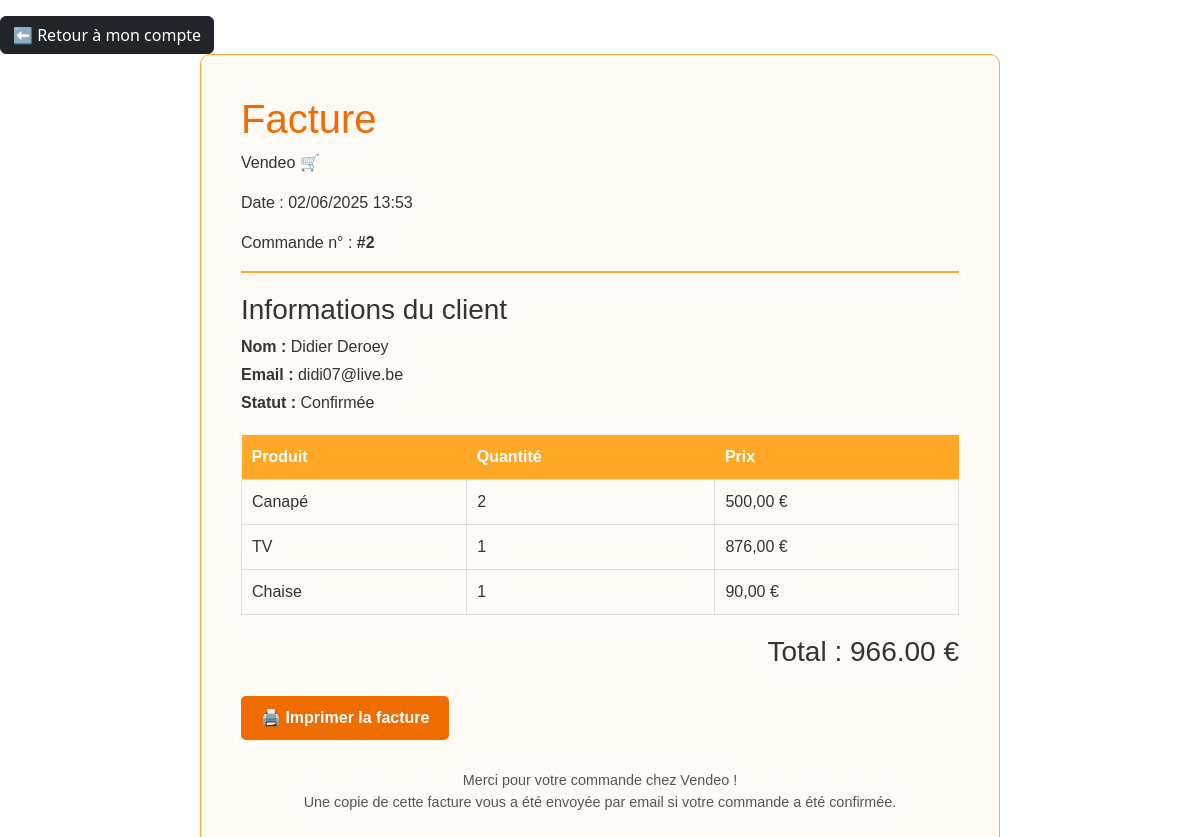
The page /connect/buyer/facture.php?order_id=2 (signed in) on the database its author committed.
### tables this page shows
CREATE TABLE IF NOT EXISTS `tbl_order` (
  `id_order` int NOT NULL AUTO_INCREMENT,
  `acheteur_id` varchar(40) NOT NULL,
  `total_order` int NOT NULL,
  `createdate_order` datetime NOT NULL,
  `statut_order` varchar(20) NOT NULL,
  PRIMARY KEY (`id_order`)
);

CREATE TABLE IF NOT EXISTS `tbl_users` (
  `id_user` int NOT NULL AUTO_INCREMENT,
  `nom_user` varchar(40) NOT NULL,
  `prenom_user` varchar(40) NOT NULL,
  `surname_user` varchar(50) DEFAULT NULL,
  `mail_user` varchar(50) NOT NULL,
  `phone_user` varchar(20) DEFAULT NULL,
  `birthday_user` date DEFAULT NULL,
  `password_user` varchar(250) NOT NULL,
  `role_user` int NOT NULL DEFAULT '0',
  `avatar_user` varchar(500) DEFAULT NULL,
  `createdate_user` datetime NOT NULL,
  `modifdate_user` datetime NOT NULL,
  `active_user` int NOT NULL DEFAULT '1',
  PRIMARY KEY (`id_user`),
  UNIQUE KEY `mail_user` (`mail_user`),
  UNIQUE KEY `unique_mail_user` (`mail_user`),
  KEY `fk_role` (`role_user`)
);

CREATE TABLE IF NOT EXISTS `tbl_order_items` (
  `id_order_item` int NOT NULL AUTO_INCREMENT,
  `order_id` int NOT NULL,
  `produit_id` int NOT NULL,
  `quantity` int NOT NULL,
  `prix` decimal(10,2) NOT NULL,
  PRIMARY KEY (`id_order_item`),
  KEY `order_id` (`order_id`),
  KEY `produit_id` (`produit_id`)
);

CREATE TABLE IF NOT EXISTS `tbl_produit` (
  `id_produit` int NOT NULL AUTO_INCREMENT,
  `vendeur_id` varchar(40) NOT NULL,
  `nom_produit` varchar(40) NOT NULL,
  `desc_produit` text NOT NULL,
  `prix_produit` float NOT NULL,
  `photo_produit` varchar(500) NOT NULL,
  `category_id` varchar(250) NOT NULL,
  `statut_produit` int NOT NULL DEFAULT '1',
  `stock_produit` int NOT NULL,
  `createdate_produit` datetime NOT NULL,
  `majdate_produit` datetime NOT NULL,
  `active_produit` int NOT NULL DEFAULT '1',
  PRIMARY KEY (`id_produit`)
);

### connect/buyer/facture.php (the view, shortened to what this page needs)
<?php
require_once __DIR__.'/../connect.php';
$order_id = $_GET['order_id'];
$stmt = $db->prepare("SELECT * FROM tbl_order WHERE id_order = ?");
$stmt->execute([$order_id]);
$order = $stmt->fetch(PDO::FETCH_ASSOC);
$stmt_user = $db->prepare("SELECT * FROM tbl_users WHERE id_user = ?");
$stmt_user->execute([$order['acheteur_id']]);
$user = $stmt_user->fetch(PDO::FETCH_ASSOC);
$stmt_items = $db->prepare("
    SELECT oi.quantity, oi.prix, pr.nom_produit
    FROM tbl_order_items oi
    JOIN tbl_produit pr ON oi.produit_id = pr.id_produit
    WHERE oi.order_id = ?
");
$stmt_items->execute([$order_id]);
$items = $stmt_items->fetchAll(PDO::FETCH_ASSOC);
?>
<?php include('../head.php'); ?>
<a href="moncompte.php" class="btn btn-dark mt-3 back-link">⬅ Retour à mon compte</a>
<div class="facture-container">
    <div class="facture-header">
        <h1>Facture</h1>
        <p>Vendeo 🛒</p>
        <p>Date : <?= date('d/m/Y H:i', strtotime($order['createdate_order'])) ?></p>
        <p>Commande n° : <strong>#<?= $order['id_order'] ?></strong></p>
    </div>
    <div class="facture-details">
        <h3>Informations du client</h3>
        <p><strong>Nom :</strong> <?= htmlspecialchars($user['prenom_user'] . ' ' . $user['nom_user']) ?></p>
        <p><strong>Email :</strong> <?= htmlspecialchars($user['mail_user']) ?></p>
        <p><strong>Statut :</strong> <?= htmlspecialchars($order['statut_order']) ?></p>
    </div>
    <table class="facture-table">
        <thead>
            <tr>
                <th>Produit</th>
                <th>Quantité</th>
                <th>Prix</th>
            </tr>
        </thead>
        <tbody>
            <?php foreach ($items as $item): ?>
                <tr>
                    <td><?= htmlspecialchars($item['nom_produit']) ?></td>
                    <td><?= intval($item['quantity']) ?></td>
                    <td><?= number_format($item['prix'], 2, ',', ' ') ?> €</td>
                </tr>
            <?php endforeach; ?>
        </tbody>
    </table>
    <h3 style="text-align: right; margin-top: 20px;">Total : <?= number_format($order['total_order'], 2) ?> €</h3>
    <button onclick="window.print()" class="btn-print">🖨️ Imprimer la facture</button>
    <div class="facture-footer">
        Merci pour votre commande chez Vendeo !<br>
        Une copie de cette facture vous a été envoyée par email si votre commande a été confirmée.
    </div>
</div>

### css/connect.css (style rules this page uses)
a { text-decoration: none; color: black; }
button { background-color: #ff8800; color: #fff; border: none; border-radius: 8px; padding: 12px 20px; font-size: 1rem; font-weight: 600; cursor: pointer; transition: background-color 0.3s ease; }

### connect/buyer/facture.php (style rules this page uses)
.facture-container { max-width: 800px; margin: auto; background: #fffaf5; padding: 40px; border: 1px solid #ffa726; border-radius: 10px; font-family: Arial, sans-serif; color: #333; }
.facture-header { border-bottom: 2px solid #ffa726; margin-bottom: 20px; }
.facture-header h1 { color: #ef6c00; }
.facture-details p { margin: 4px 0; }
.facture-table { width: 100%; border-collapse: collapse; margin-top: 20px; }
.facture-table th { background-color: #ffa726; color: white; padding: 10px; }
.facture-table td { border: 1px solid #ddd; padding: 10px; }
.facture-footer { margin-top: 30px; font-size: 0.9em; color: #555; text-align: center; }
.btn-print { background-color: #ef6c00; color: white; border: none; padding: 10px 20px; margin-top: 20px; cursor: pointer; border-radius: 5px; }

### rows shown on the page
tbl_order: createdate_order "02/06/2025 13:53", id_order "2", statut_order "Confirmée", total_order "966.00"
tbl_users: prenom_user+nom_user "Didier Deroey", mail_user "didi07@live.be"
tbl_order_items: produit.nom_produit "Canapé", quantity "2", prix "500,00"
tbl_order_items: produit.nom_produit "TV", quantity "1", prix "876,00"
tbl_order_items: produit.nom_produit "Chaise", quantity "1", prix "90,00"
